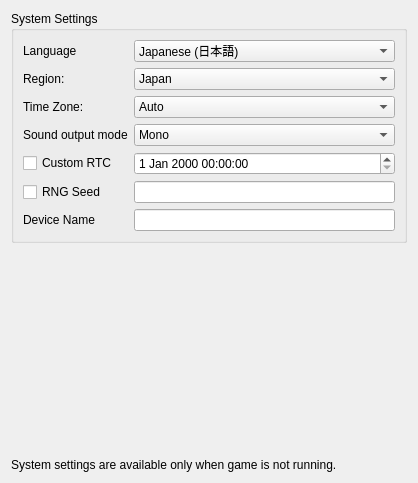
<?xml version="1.0" encoding="UTF-8"?>
<ui version="4.0">
 <class>ConfigureSystem</class>
 <widget class="QWidget" name="ConfigureSystem">
  <property name="geometry">
   <rect>
    <x>0</x>
    <y>0</y>
    <width>366</width>
    <height>483</height>
   </rect>
  </property>
  <property name="windowTitle">
   <string>Form</string>
  </property>
  <property name="accessibleName">
   <string>System</string>
  </property>
  <layout class="QHBoxLayout" name="horizontalLayout">
   <item>
    <layout class="QVBoxLayout" name="verticalLayout">
     <item>
      <widget class="QGroupBox" name="group_system_settings">
       <property name="title">
        <string>System Settings</string>
       </property>
       <layout class="QVBoxLayout" name="verticalLayout_2">
        <item>
         <layout class="QGridLayout" name="gridLayout_2">
          <item row="1" column="0">
           <widget class="QLabel" name="label_region">
            <property name="text">
             <string>Region:</string>
            </property>
           </widget>
          </item>
          <item row="2" column="1">
           <widget class="QComboBox" name="combo_time_zone">
            <item>
             <property name="text">
              <string>Auto</string>
             </property>
            </item>
            <item>
             <property name="text">
              <string>Default</string>
             </property>
            </item>
            <item>
             <property name="text">
              <string>CET</string>
             </property>
            </item>
            <item>
             <property name="text">
              <string>CST6CDT</string>
             </property>
            </item>
            <item>
             <property name="text">
              <string>Cuba</string>
             </property>
            </item>
            <item>
             <property name="text">
              <string>EET</string>
             </property>
            </item>
            <item>
             <property name="text">
              <string>Egypt</string>
             </property>
            </item>
            <item>
             <property name="text">
              <string>Eire</string>
             </property>
            </item>
            <item>
             <property name="text">
              <string>EST</string>
             </property>
            </item>
            <item>
             <property name="text">
              <string>EST5EDT</string>
             </property>
            </item>
            <item>
             <property name="text">
              <string>GB</string>
             </property>
            </item>
            <item>
             <property name="text">
              <string>GB-Eire</string>
             </property>
            </item>
            <item>
             <property name="text">
              <string>GMT</string>
             </property>
            </item>
            <item>
             <property name="text">
              <string>GMT+0</string>
             </property>
            </item>
            <item>
             <property name="text">
              <string>GMT-0</string>
             </property>
            </item>
            <item>
             <property name="text">
              <string>GMT0</string>
             </property>
            </item>
            <item>
             <property name="text">
              <string>Greenwich</string>
             </property>
            </item>
            <item>
             <property name="text">
              <string>Hongkong</string>
             </property>
            </item>
            <item>
             <property name="text">
              <string>HST</string>
             </property>
            </item>
            <item>
             <property name="text">
              <string>Iceland</string>
             </property>
            </item>
            <item>
             <property name="text">
              <string>Iran</string>
             </property>
            </item>
            <item>
             <property name="text">
              <string>Israel</string>
             </property>
            </item>
            <item>
             <property name="text">
              <string>Jamaica</string>
             </property>
            </item>
            <item>
             <property name="text">
              <string>Japan</string>
             </property>
            </item>
            <item>
             <property name="text">
              <string>Kwajalein</string>
             </property>
            </item>
            <item>
             <property name="text">
              <string>Libya</string>
             </property>
            </item>
            <item>
             <property name="text">
              <string>MET</string>
             </property>
            </item>
            <item>
             <property name="text">
              <string>MST</string>
             </property>
            </item>
            <item>
             <property name="text">
              <string>MST7MDT</string>
             </property>
            </item>
            <item>
             <property name="text">
              <string>Navajo</string>
             </property>
            </item>
            <item>
             <property name="text">
              <string>NZ</string>
             </property>
            </item>
            <item>
             <property name="text">
              <string>NZ-CHAT</string>
             </property>
            </item>
            <item>
             <property name="text">
              <string>Poland</string>
             </property>
            </item>
            <item>
             <property name="text">
              <string>Portugal</string>
             </property>
            </item>
            <item>
             <property name="text">
              <string>PRC</string>
             </property>
            </item>
            <item>
             <property name="text">
              <string>PST8PDT</string>
             </property>
            </item>
            <item>
             <property name="text">
              <string>ROC</string>
             </property>
            </item>
            <item>
             <property name="text">
              <string>ROK</string>
             </property>
            </item>
            <item>
             <property name="text">
              <string>Singapore</string>
             </property>
            </item>
            <item>
             <property name="text">
              <string>Turkey</string>
             </property>
            </item>
            <item>
             <property name="text">
              <string>UCT</string>
             </property>
            </item>
            <item>
             <property name="text">
              <string>Universal</string>
             </property>
            </item>
            <item>
             <property name="text">
              <string>UTC</string>
             </property>
            </item>
            <item>
             <property name="text">
              <string>W-SU</string>
             </property>
            </item>
            <item>
             <property name="text">
              <string>WET</string>
             </property>
            </item>
            <item>
             <property name="text">
              <string>Zulu</string>
             </property>
            </item>
           </widget>
          </item>
          <item row="1" column="1">
           <widget class="QComboBox" name="combo_region">
            <item>
             <property name="text">
              <string>Japan</string>
             </property>
            </item>
            <item>
             <property name="text">
              <string>USA</string>
             </property>
            </item>
            <item>
             <property name="text">
              <string>Europe</string>
             </property>
            </item>
            <item>
             <property name="text">
              <string>Australia</string>
             </property>
            </item>
            <item>
             <property name="text">
              <string>China</string>
             </property>
            </item>
            <item>
             <property name="text">
              <string>Korea</string>
             </property>
            </item>
            <item>
             <property name="text">
              <string>Taiwan</string>
             </property>
            </item>
           </widget>
          </item>
          <item row="2" column="0">
           <widget class="QLabel" name="label_timezone">
            <property name="text">
             <string>Time Zone:</string>
            </property>
           </widget>
          </item>
          <item row="0" column="1">
           <widget class="QComboBox" name="combo_language">
            <property name="toolTip">
             <string>Note: this can be overridden when region setting is auto-select</string>
            </property>
            <item>
             <property name="text">
              <string>Japanese (日本語)</string>
             </property>
            </item>
            <item>
             <property name="text">
              <string>American English</string>
             </property>
            </item>
            <item>
             <property name="text">
              <string>French (français)</string>
             </property>
            </item>
            <item>
             <property name="text">
              <string>German (Deutsch)</string>
             </property>
            </item>
            <item>
             <property name="text">
              <string>Italian (italiano)</string>
             </property>
            </item>
            <item>
             <property name="text">
              <string>Spanish (español)</string>
             </property>
            </item>
            <item>
             <property name="text">
              <string>Chinese</string>
             </property>
            </item>
            <item>
             <property name="text">
              <string>Korean (한국어)</string>
             </property>
            </item>
            <item>
             <property name="text">
              <string>Dutch (Nederlands)</string>
             </property>
            </item>
            <item>
             <property name="text">
              <string>Portuguese (português)</string>
             </property>
            </item>
            <item>
             <property name="text">
              <string>Russian (Русский)</string>
             </property>
            </item>
            <item>
             <property name="text">
              <string>Taiwanese</string>
             </property>
            </item>
            <item>
             <property name="text">
              <string>British English</string>
             </property>
            </item>
            <item>
             <property name="text">
              <string>Canadian French</string>
             </property>
            </item>
            <item>
             <property name="text">
              <string>Latin American Spanish</string>
             </property>
            </item>
            <item>
             <property name="text">
              <string>Simplified Chinese</string>
             </property>
            </item>
            <item>
             <property name="text">
              <string>Traditional Chinese (正體中文)</string>
             </property>
            </item>
            <item>
             <property name="text">
              <string>Brazilian Portuguese (português do Brasil)</string>
             </property>
            </item>
           </widget>
          </item>
          <item row="4" column="0">
           <widget class="QCheckBox" name="custom_rtc_checkbox">
            <property name="text">
             <string>Custom RTC</string>
            </property>
           </widget>
          </item>
          <item row="0" column="0">
           <widget class="QLabel" name="label_language">
            <property name="text">
             <string>Language</string>
            </property>
           </widget>
          </item>
          <item row="5" column="0">
           <widget class="QCheckBox" name="rng_seed_checkbox">
            <property name="text">
             <string>RNG Seed</string>
            </property>
           </widget>
          </item>
          <item row="6" column="0">
           <widget class="QLabel" name="device_name_label">
            <property name="text">
             <string>Device Name</string>
            </property>
           </widget>
          </item>
          <item row="3" column="1">
           <widget class="QComboBox" name="combo_sound">
            <item>
             <property name="text">
              <string>Mono</string>
             </property>
            </item>
            <item>
             <property name="text">
              <string>Stereo</string>
             </property>
            </item>
            <item>
             <property name="text">
              <string>Surround</string>
             </property>
            </item>
           </widget>
          </item>
          <item row="3" column="0">
           <widget class="QLabel" name="label_sound">
            <property name="text">
             <string>Sound output mode</string>
            </property>
           </widget>
          </item>
          <item row="4" column="1">
           <widget class="QDateTimeEdit" name="custom_rtc_edit">
            <property name="minimumDate">
             <date>
              <year>1970</year>
              <month>1</month>
              <day>1</day>
             </date>
            </property>
           </widget>
          </item>
          <item row="6" column="1">
           <widget class="QLineEdit" name="device_name_edit">
            <property name="maxLength">
             <number>128</number>
            </property>
           </widget>
          </item>
          <item row="5" column="1">
           <widget class="QLineEdit" name="rng_seed_edit">
            <property name="sizePolicy">
             <sizepolicy hsizetype="Minimum" vsizetype="Fixed">
              <horstretch>0</horstretch>
              <verstretch>0</verstretch>
             </sizepolicy>
            </property>
            <property name="font">
             <font>
              <family>Lucida Console</family>
             </font>
            </property>
            <property name="inputMask">
             <string notr="true">HHHHHHHH</string>
            </property>
            <property name="maxLength">
             <number>8</number>
            </property>
           </widget>
          </item>
         </layout>
        </item>
       </layout>
      </widget>
     </item>
     <item>
      <spacer name="verticalSpacer">
       <property name="orientation">
        <enum>Qt::Vertical</enum>
       </property>
       <property name="sizeHint" stdset="0">
        <size>
         <width>20</width>
         <height>40</height>
        </size>
       </property>
      </spacer>
     </item>
     <item>
      <widget class="QLabel" name="label_warn_invalid_locale">
       <property name="text">
        <string></string>
       </property>
       <property name="wordWrap">
        <bool>true</bool>
       </property>
      </widget>
     </item>
     <item>
      <widget class="QLabel" name="label_disable_info">
       <property name="text">
        <string>System settings are available only when game is not running.</string>
       </property>
       <property name="wordWrap">
        <bool>true</bool>
       </property>
      </widget>
     </item>
    </layout>
   </item>
  </layout>
 </widget>
 <resources/>
 <connections/>
</ui>
